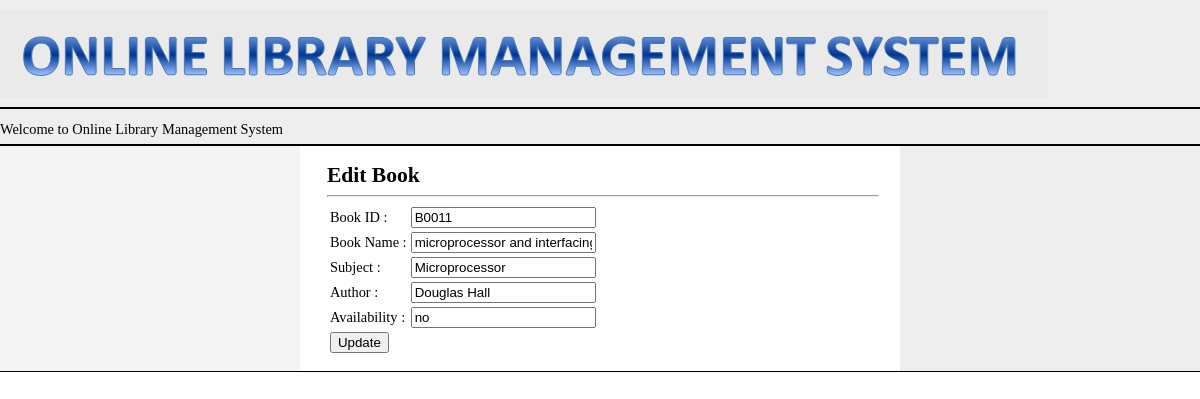
The page /book_edit.php?bid=B0011 on the database its author committed.
### tables this page shows
CREATE TABLE `book` (
  `Bid` varchar(10) NOT NULL,
  `Bname` varchar(50) NOT NULL,
  `Subject` varchar(30) NOT NULL,
  `Author` varchar(50) NOT NULL,
  `Availability` varchar(5) NOT NULL
);

### book_edit.php (the view, shortened to what this page needs)
<!DOCTYPE html PUBLIC "-//W3C//DTD XHTML 1.0 Strict//EN" "http://www.w3.org/TR/xhtml1/DTD/xhtml1-strict.dtd">
<html>
<head>
	<link rel="stylesheet" type="text/css" href="screen.css" media="screen" />
</head>
<body>
<div id="header">
	<img src="logo.png" name="logo" />
	<p id="layoutdims"><marquee>Welcome to Online Library Management System</marquee></p>
</div>
<div class="colmask threecol">
	<div class="colmid">
		<div class="colleft">
			<div class="col1">
				<?php
 include 'conn.php';
 $data = $mysqli->query("SELECT * FROM book WHERE Bid='$_GET[bid]'");
 $r=$data->fetch_array();
 echo "<h2>Edit Book</h2><hr>
 <form method='POST' action='update_book.php'>
 <table border='0'>
 <tr> <td>Book ID : </td>
 <td><input type='text' name='bid' value='$r[Bid]'></td> </tr>
 <tr> <td>Book Name : </td>
 <td><input type='text' name='bname' value='$r[Bname]'></td> </tr>
 <tr> <td>Subject : </td> <td><input type='text' name='subject' value='$r[Subject]'></td>
 </tr>
 <tr> <td>Author :</td> <td><input type='text' name='author' value='$r[Author]'></td> </tr>
 <tr> <td>Availability :</td> <td><input type='text' name='availability' value='$r[Availability]'></td> </tr>
 <tr> <td><input type='submit' value='Update'></td>
 </tr>
 </table>
 </form>";
 ?>
			</div>
			<div class="col2">
			</div>
			<div class="col3">
			</div>
		</div>
	</div>
</div>
<div id="footer">
</div>
</body>
</html>

### screen.css (style rules this page uses)
body { margin:0; padding:0; border:0; width:100%; background:#fff; font-size:90%; }
h1, h2, h3 { margin:.8em 0 .2em 0; padding:0; }
p { margin:.4em 0 .8em 0; padding:0; }
img { margin:10px 0 5px; }
#header { clear:both; float:center; width:100%; background:#eee; }
#header img { align: center; }
#header { border-bottom:2px solid #000; }
#header p, #header h1, #header h2 { padding:.4em 15px 0 15px; margin:0; }
#layoutdims { clear:both; background:#eee; border-top:2px solid #000; margin:0; padding:6px 15px !important; text-align:right; }
.colmask { position:relative; clear:both; float:left; width:100%; overflow:hidden; }
.colright, .colmid, .colleft { float:left; width:100%; position:relative; }
.col1, .col2, .col3 { float:left; position:relative; padding:0 0 1em 0.2em; overflow:hidden; }
.threecol { background:#eee; }
.threecol .colmid { right:25%; background:#fff; }
.threecol .colleft { right:50%; background:#f4f4f4; }
.threecol .col1 { width:46%; left:102%; }
.threecol .col2 { width:21%; left:31%; }
.threecol .col3 { width:21%; left:85%; }
#footer { clear:both; float:left; width:100%; border-top:1px solid #000; background:#eee; }

### rows shown on the page
book: bid "B0011", bname "microprocessor and interfacing", subject "Microprocessor", author "Douglas Hall", availability "no"
